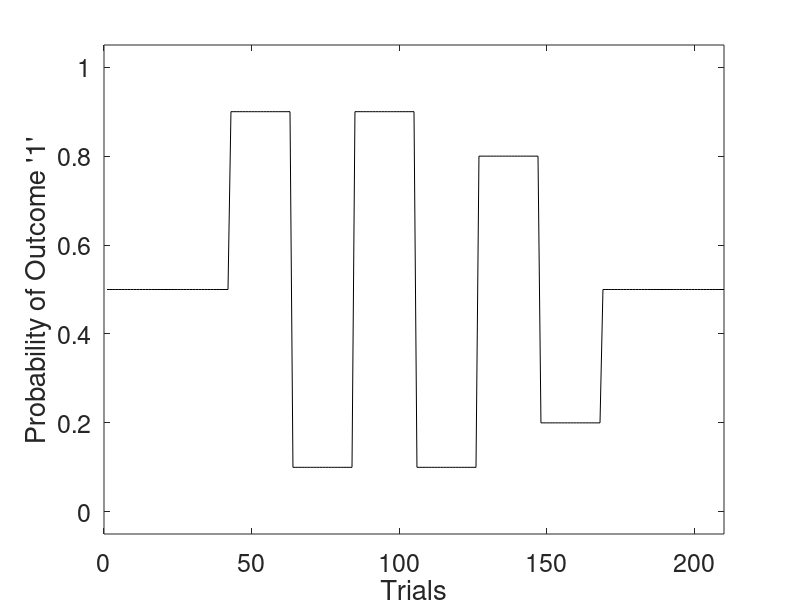
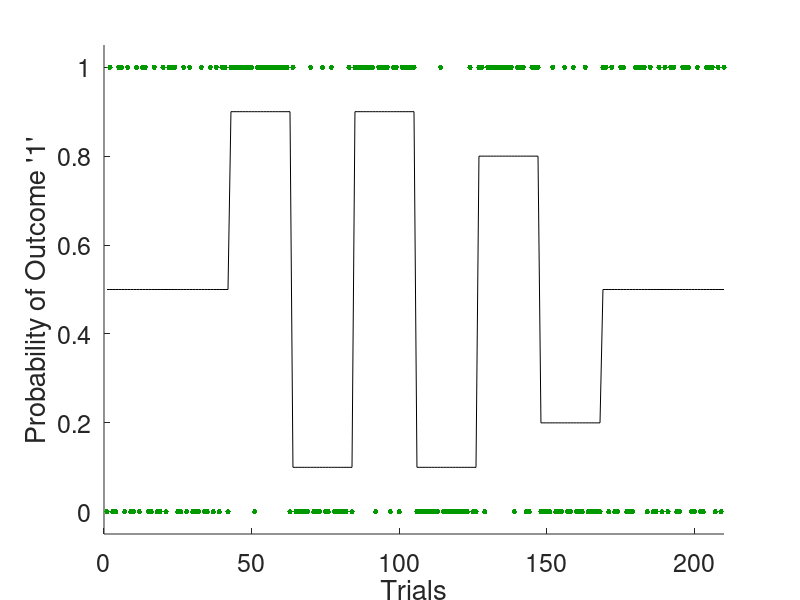

MATLAB code to generate these figures, in order: (Note: this script raises an error after producing the figures.)
%--------------------------------------------------------------------------
% The purpose of this tutorial is to show you the first steps to enable you
% to use the HGF and it consists of several parts:
%
% PART 1: Generating an experimental design 
%   -> Generating a probability structure 
%   -> Generate corresponding experimental inputs
%
% PART 2: Simulating an ideal observer
%   -> Estimating Bayes-optimal parameters given the input structure 
%   -> Simulating responses of an ideal observer
%
% PART 3: Model inversion
%   -> Inverting the HGF model
%   -> Inspect parameter identifiability 
%   -> Visualize inferred belief trajectories.
%
% PART 4: Invert a Rescorla-Wagner model
%   -> Inverting the Rescorla-Wagner model
%   -> Compare learning rates of the two models
%
%--------------------------------------------------------------------------


%% Defaults
random_seed = 999; % Random seed for simulations
% Sets axis font size (this may depend on your screen size, you can
% increase it to 20, if the font is too small or decrease it).
set(0,'defaultAxesFontSize', 18); 


%% PART 1: Generate probability structure 
% Array that indicates the probability of the binary outcome = 1 for each
% experimental block
prob_struct = [0.5, 0.5, 0.9, 0.1, 0.9, 0.1, 0.8, 0.2, 0.5, 0.5];
n_trials    = 21;                  % Number of trials within a block
n_blocks    = length(prob_struct); % Number of blocks
last_trial  = n_trials*n_blocks;   % Get last trial (for plotting)

% Create the volatility structure for all trials
vol_struct = repmat(prob_struct, n_trials, 1); 
vol_struct = vol_struct(:);

% Let's see what it looks like
figure('units','normalized','outerposition',[0 0 .96 1])
plot(vol_struct, 'k');
xlim([0, last_trial]);
ylim([-0.05, 1.05]);
xlabel('Trials')
ylabel('Probability of Outcome ''1''')


%% PART 1: Generate input for a task
% Now let's generate some input sequence by sampling from the true 
% probabilities
rng(random_seed); % Set random seed to make sure, we all see the same results
u = binornd(1, vol_struct);

% Let's add them to the plot
figure('units','normalized','outerposition',[0 0 .96 1])
hold on;
plot(vol_struct, 'k');
plot(u,'.', 'Color', [0 0.6 0], 'MarkerSize', 12);
hold off;
xlim([0, last_trial]);
ylim([-.05, 1.05]);
xlabel('Trials')
ylabel('Probability of Outcome ''1''')


%% PART 2: Obtain Bayes-optimal parameters
% We will now simulate parameters of an artifical learner that sees the
% input we just generated. This is useful for example to determine starting
% values, when inverting the behavioral data of actual participants or to
% verify identifiability of parameters or a model space a priori.

% Get Bayes optimal parameters given the input
bopars = tapas_fitModel([], u,...           % experimental input
    'tapas_hgf_binary_config',...           % perceptual model function
    'tapas_bayes_optimal_binary_config',... % observational model function
    'tapas_quasinewton_optim_config');      % optimization function
tapas_hgf_binary_plotTraj(bopars);
hold on; plot(vol_struct,'k:'); hold off; % Plot volatility structure 

% The only parameter whose Bayes optimal values we've estimated is $\omega$. 
% This is the tonic volatility in the HGF. At the first level, $\omega_1$ 
% is undefined (NaN) because in the binary HGF the first level is discrete, 
% not continuous. 
% At the second level, we find an optimal value of, for example, 
% $\omega_2=-3.43$, and at the third level one of, for example, 
% $\omega_3=-6.01$ (this will vary on different runs of this script).
% 
% The other parameters are fixed to a particular value because their prior 
% variance has been set to zero in the configuration file 
% tapas_hgf_binary_config.m. This means that their posterior means,
% displayed here, are the same as the prior means set in 
% tapas_hgf_binary_config.m.
% 
% Their meanings are:% 
% * $\mu_0$ and $\sigma_0$ are the initial values of the perceptual state
% * $\rho$ is a drift parameter, fixed to zero (ie, no drift) in this 
% example
% * $\kappa$ is a parameter that describes the coupling between the 
% different levels of the HGF, fixed to 1 in this example
% 
% For model comparison purposes, several measures of model quality are given 
% by fitModel. The most important of these is the log-model evidence (LME).


%% PART 2: Simulate behaviour of an ideal observer
% We will now simulate how this agent would respond to seeing this input.
sim = tapas_simModel(u,...
    'tapas_hgf_binary', bopars.p_prc.p,...
    'tapas_unitsq_sgm', 5,...
    random_seed);
tapas_hgf_binary_plotTraj(sim);
hold on; plot(vol_struct, 'k:'); hold off; % Plot volatility structure 

% We simulate an agent's responses using the simModel function. To do 
% that, we simply choose the optimal values for the parameters. 
% But in addition to the perceptual model _hgf_binary_, we now 
% need a response model. Here, we take the unit square sigmoid model, 
% tapas_unitsq_sgm_, with parameter $\zeta=5$. The last argument is an 
% optional seed for the random number generator.


%% PART 3: Model Inversion
% Now, we will invert the model on the experimental input (u) and the
% responses we just simulated (y). If you are inverting the model using
% real data you need to pass participants' responses instead of sim.y to
% tapas_fitModel.

est = tapas_fitModel(sim.y, sim.u,...
    'tapas_hgf_binary_config',...
    'tapas_unitsq_sgm_config',...
    'tapas_quasinewton_optim_config');

% When we inspect the parameters that we used to simulate behavior (found
% in the 'sim' structure) and the recovered parameters that we obtained 
% from inverting the model on the simulated responses (found in the 'est'
% structure), we see that they closely correspond to each other. Good.
fprintf('Parameters of ideal observer:\n omega: %.4f\n theta: %.4f\n\n',...
    sim.p_prc.om(end), sim.p_prc.th)
fprintf('Recovered parameters:\n omega: %.4f\n theta: %.4f\n\n',...
    est.p_prc.om(end), est.p_prc.th)


%% PART 3: Investigate parameter identifiability
% To check how well the parameters could be identified, we can take a look 
% at their posterior correlation. This gives us an idea to what degree 
% changing one parameter value can be compensated by changing another. Of 
% course changing a parameter is fully equivalent to changing that same 
% parameter, therefore the values on the diagonal of the correlation matrix 
% are all 1. However, it would be worrisome if changing one parameter's 
% value were equivalent to changing another in the same direction 
% (correlation = +1) or in the opposite direction (correlation = -1). In 
% these cases the two parameters cannot be identified independently and 
% one of them needs to be fixed. The other parameter can then be estimated 
% conditional on the value of the one that has been fixed.

tapas_fit_plotCorr(est)
colormap(flipud(gray))                 % Change colormap to gray
add_values_to_imagesc(est.optim.Corr); % Add correlation values to plot
 
% In this case, there is nothing to worry about. Unless their correlation 
% is very close to +1 or -1, two parameters are identifiable, meaning that 
% they describe distinct aspects of the data.

% The posterior parameter correlation matrix is stored in est.optim.Corr
disp(est.optim.Corr)
 
% While the posterior parameter covariance matrix is stored in 
% est.optim.Sigma
disp(est.optim.Sigma)

% Posterior means
% The posterior means of the estimated as well as the fixed parameters can 
% be found in est.p_prc for the perceptual model and in est.p_obs for the 
% observation model:
disp(est.p_prc)
disp(est.p_obs)
 
% The posterior means are contained in these structures separately by name 
% (e.g., om for $\omega$) as well as jointly as a vector $p$ in their 
% native space and as a vector $p_{\mathrm{trans}}$ in their transformed 
% space (ie, the space they are estimated in). For details, see the manual.


%% PART 3: Inferred belief trajectories
% As with the simulated trajectories, we can plot the inferred belief 
% trajectories implied by the estimated parameters.
tapas_hgf_binary_plotTraj(est);
hold on; plot(vol_struct, 'k:'); hold off; % Plot volatility structure 

% These trajectories can be found in est.traj:
disp(est.traj);


%% PART 4: Inverting a Reescorla-Wagner Model
% Next, let's try to fit the same data using a different perceptual model 
% while keeping the same response model. We will take the Rescorla-Wagner
% model, which can be found in tapas_rw_binary.

est_rw = tapas_fitModel(sim.y,...
                       sim.u,...
                       'tapas_rw_binary_config',...
                       'tapas_unitsq_sgm_config',...
                       'tapas_quasinewton_optim_config');
                   
% The single estimated perceptual parameter is the constant learning rate 
% $\alpha$.

% Just as for _hgf_binary_, we can plot posterior correlations and inferred 
% trajectories for this model.

% Plot Correlation
tapas_fit_plotCorr(est_rw)
colormap(flipud(gray))                    % Change colormap to gray
add_values_to_imagesc(est_rw.optim.Corr); % Add correlation values to plot

% Plot Trajectory
tapas_rw_binary_plotTraj(est_rw);
hold on; plot(vol_struct, 'k:'); hold off; % Plot volatility structure 


%% PART 4: Compare learning rates: HGF versus Rescorla-Wagner
% Now let's compare the learning rates for the two models. To do this, we
% first need to compute them.
lr_rw = est_rw.p_prc.al.*ones(size(est_rw.traj.v(:,1),1),1);
lr_hgf_lvl1 = est.traj.muhat(:,1).*(1-est.traj.muhat(:,1)).*est.traj.sahat(:,2);
lr_hgf_lvl3 = est.traj.sahat(:,3).*est.traj.w(:,2);

% Now we can plot them.
figure('units','normalized','outerposition',[0 0 .96 1])
hold on;
plot(lr_rw, 'b');
plot(lr_hgf_lvl1, 'r');
plot(lr_hgf_lvl3, 'c');
plot(u,'.', 'Color', [0 0.6 0], 'MarkerSize', 12); % Plot input
plot(vol_struct, 'k:'); % Plot volatility structure
hold off;
xlim([1 last_trial]);
ylim([-0.05, 1.05])
title('Learning Rates: RW versus HGF');
xlabel('Trials');
ylabel('Learning Rates');
legend('RW', 'HGF LVL1', 'HGF LVL3', 'Input', 'Probability',...
    'Position', [0.78 0.6 0.1 0.2]);


